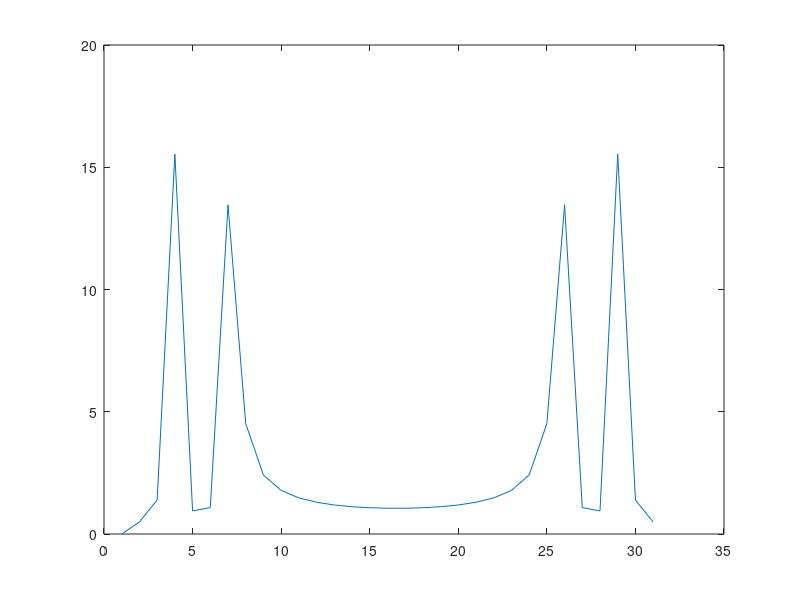

Source code (MATLAB): (Note: this script raises an error after producing the figure.)
function y = checkfilter()

	w0 = 0.2.*pi;

	t = 0:1:30;
	s1 = sin(w0*t)
	s2 = sin((2*w0).*t)

	combined = s1 + s2;
	plot(abs(fft(combined)));

	[b, a] = notch(2*w0, 0.99)

	y = filter(b,a,combined);
	%plot(abs(fft(combined)));
	%plot(abs(fft(y)));
	%subplot(121);
	%plot(t, combined);
	%subplot(122);
	%plot(t, y);
end
